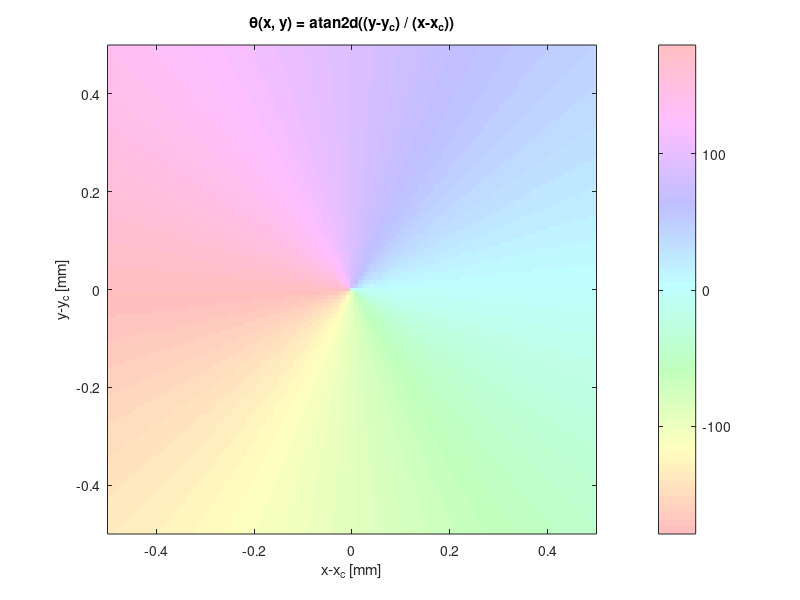
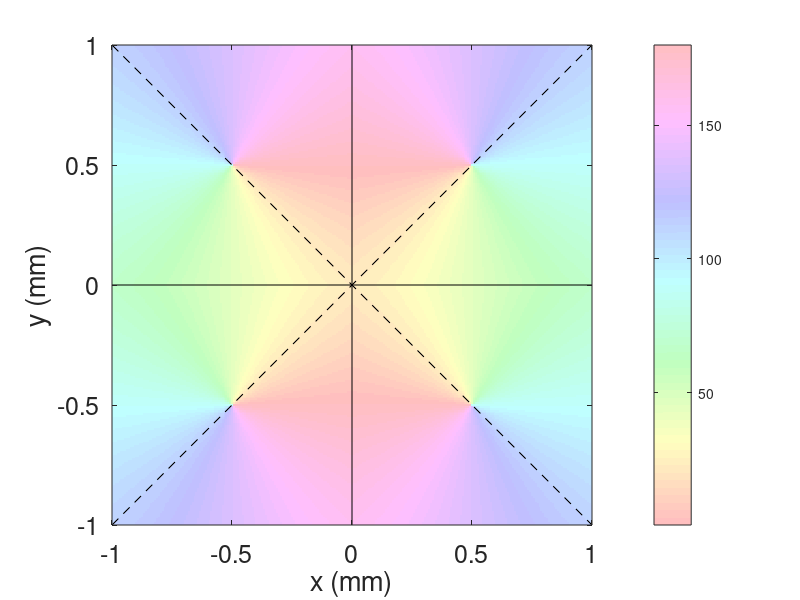

Recreate these plots in MATLAB, in order. (Note: this script raises an error after producing the figures.)
% Xiaochen 30/11/2017
% Marilia 18/01/2018

N=129; %number of points
% N=257; 

%{
pinwheel location
--------------------------
          y axis
            ^
 --  -   |  |  |   +   --
            |
------------|-------------> x axix
            |
 --  +   |  |  |   -   --   

---------------------------
'-' sign stands for clockwise rotation
'+' sign stands for counter clockwise rotation

%}
%==========================================================================
% STEP 1: Compute the right-top pinwheel matrix
% Size of the fundamental domain 
X_rt=(0:1/(N-1):1);
Y_rt=(0:1/(N-1):1);

% Pinwheel centre
x_pw = 0.5; % mm
y_pw = 0.5; % mm


% Shift coordinates
Xc = X_rt - x_pw;
Yc = Y_rt - y_pw;

%%

% Grid of the domain
[X, Y] = meshgrid(Xc, Yc);

% theta
A_theta        = atan2d(Y, X);

xy_idx = ceil(N/2);
% A_rt(xy_idx, xy_idx) = -inf;

cMap=colormap('hsv');
cMap=rgb2hsv(cMap);
cMap(:,2)=0.25;
colorMap=hsv2rgb(cMap);
colormap(colorMap);

figure(1);
imagesc(Xc, Yc, A_theta); hold on;
title('\theta(x, y) = atan2d((y-y_c) / (x-x_c))')
colormap(colorMap);
axis equal
xlim([-0.5, 0.5])
ylim([-0.5, 0.5])

xlabel('x-x_c [mm]')
ylabel('y-y_c [mm]')
set(gca, 'YDir', 'normal');
colorbar()
%%

% Shift range to 0 - 180 
% phi = 1/2 * (theta + 180)
A_rt = 0.5*(atan2d(Y, X) + 180);

%% Make flipped and rotated copies

% To get the unit cell in the right direction we need to flip the
% fundamental domain
%     y|
%      |
%      |
% (0,0) ---->x
A_rt_flipped = flipud(A_rt);

tr = A_rt_flipped;
tl = fliplr(A_rt_flipped);
bl = rot90(rot90(A_rt_flipped));
br = flipud(A_rt_flipped);

%% Concatenate

tr = tr(1:end-1, 2:end);
tl = tl(1:end-1, :); % This one keeps the origin
% bl does not change
br = br(:, 2:end);
PMM = [tl tr; bl br]; 

% Length of primitive cell (4 unit cells)
X_pc = linspace(-1,1,size(PMM,1)); 
Y_pc = linspace(-1,1,size(PMM,1)); 
[XX, YY] = meshgrid(X_pc, Y_pc);

%% Pinwheel
fontS = 18;

figure
imagesc(X_pc, Y_pc, PMM); hold on;
colormap(colorMap);
axis equal
xlim([-1.0, 1.0])
ylim([-1.0, 1.0])
plot([-1.0, 1.0], [0, 0], 'k')
plot([0.0, 0.0], [-1.0, 1.0], 'k')
plot([-1.0, 1.0], [1.0, -1.0], 'k--')
plot([-1.0, 1.0], [-1.0, 1.0], 'k--')
ylabel('y (mm)', 'fontsize', fontS)
xlabel('x (mm)', 'fontsize', fontS)
set(gca, 'YDir', 'normal','fontSize', fontS);
c = colorbar();
c.Label.String = 'OP (degrees)';
c.Ticks = [0,45,90,135,180];

        
%% coordinates and angles of segments in unit cell added in pinwheel from above

XC = [-0.8, -0.5, -0.5, -0.25, -0.8, -0.70,  -0.3,  -0.2, -0.5,   0];
YC = [-0.5, -0.8, -0.2, -0.3, -0.7,  -0.25,  -0.7, -0.5,     0, -0.7];
TH = [  90,  135,   45,   15,  105,     65,  155,     0,    45, 170];

for kk=1:length(XC)
    % Lines at 90
    [xcoo, ycoo] = oriented_segment(XC(kk), YC(kk), -TH(kk), 0.05);
    line(xcoo, ycoo, 'color', 'k', 'linewidth', 2)
    line(xcoo, ycoo+2*abs(YC(kk)),  'color', 'k', 'linewidth', 2)
    line(xcoo+2*abs(XC(kk)), ycoo,  'color', 'k', 'linewidth', 2)
    line(xcoo+2*abs(XC(kk)), ycoo+2*abs(YC(kk)),  'color', 'k', 'linewidth', 2)
end


%% Pinwheel rotated

% Fixing the angles of segments and pinwheel.
% changing the position of the pinwheel to match the coordinates and angles 
% of segments.

%% 4 unit cells

% Pinwheel rotated
% 4 unit cells that considering bilaterality, it is actually 1 unit cell
% for left and right eye.
PM = [br bl; tr tl];
XPM = linspace(-1,1,size(PM,1));
YPM = linspace(-1,1,size(PM,1));
[XXPM, YYPM] = meshgrid(XPM,YPM);

%% 16 unit cells

% Pinwheel rotated
% 16 unit cells ~= 4 unit cells
PM2 = [PM PM; PM PM];
XPM2 = linspace(-2,2,size(PM2,1));
YPM2 = linspace(-2,2,size(PM2,1));
[XXPM2, YYPM2] = meshgrid(XPM2,YPM2);

%% 144 (12 x 12) unit cells (3*PM2)

% Pinwheel rotated
% 144 (12 x 12) unit cells (3*PM2)

% Length of primitive cell (144 unit cells)
PM12 = [PM2 PM2 PM2; PM2 PM2 PM2; PM2 PM2 PM2]; % concatenate
XPM12 = linspace(-6,6,size(PM12,1)); 
YPM12 = linspace(-6,6,size(PM12,1)); 
[XXPM12, YYPM12] = meshgrid(XPM12, YPM12);

% Pinwheel
figure
imagesc(XPM12, YPM12, PM12); hold on;
colormap(colorMap);
axis equal
xlim([-6.0, 6.0])
ylim([-6.0, 6.0])
plot([-6.0, 6.0], [0, 0], 'Color',[0 0 0]+0.6)
plot([-6.0, 6.0], [-1, -1], 'Color',[0 0 0]+0.6)
plot([-6.0, 6.0], [1, 1], 'Color',[0 0 0]+0.6)
plot([-6.0, 6.0], [-2, -2], 'Color',[0 0 0]+0.6)
plot([-6.0, 6.0], [2, 2], 'Color',[0 0 0]+0.6)
plot([-6.0, 6.0], [-3, -3], 'Color',[0 0 0]+0.6)
plot([-6.0, 6.0], [3, 3], 'Color',[0 0 0]+0.6)
plot([-6.0, 6.0], [-4, -4], 'Color',[0 0 0]+0.6)
plot([-6.0, 6.0], [4, 4], 'Color',[0 0 0]+0.6)
plot([-6.0, 6.0], [-5, -5], 'Color',[0 0 0]+0.6)
plot([-6.0, 6.0], [5, 5], 'Color',[0 0 0]+0.6)
plot([0.0, 0.0], [-6.0, 6.0], 'Color',[0 0 0]+0.6)
plot([-1.0, -1.0], [-6.0, 6.0], 'Color',[0 0 0]+0.6)
plot([1.0, 1.0], [-6.0, 6.0], 'Color',[0 0 0]+0.6)
plot([-2.0, -2.0], [-6.0, 6.0], 'Color',[0 0 0]+0.6)
plot([2.0, 2.0], [-6.0, 6.0], 'Color',[0 0 0]+0.6)
plot([-3.0, -3.0], [-6.0, 6.0], 'Color',[0 0 0]+0.6)
plot([3.0, 3.0], [-6.0, 6.0], 'Color',[0 0 0]+0.6)
plot([-4.0, -4.0], [-6.0, 6.0], 'Color',[0 0 0]+0.6)
plot([4.0, 4.0], [-6.0, 6.0], 'Color',[0 0 0]+0.6)
plot([-5.0, -5.0], [-6.0, 6.0], 'Color',[0 0 0]+0.6)
plot([5.0, 5.0], [-6.0, 6.0], 'Color',[0 0 0]+0.6)
plot([-6.0, 6.0], [-6.0, 6.0], '--', 'Color',[0 0 0]+0.6)
plot([-6.0, 6.0], [6.0, -6.0], '--', 'Color',[0 0 0]+0.6)
plot([-4.0, -6.0], [6.0, 4.0], '--', 'Color',[0 0 0]+0.6)
plot([-2.0, -6.0], [6.0, 2.0], '--', 'Color',[0 0 0]+0.6)
plot([0.0, -6.0], [6.0, 0.0], '--', 'Color',[0 0 0]+0.6)
plot([2.0, -6.0], [6.0, -2.0], '--', 'Color',[0 0 0]+0.6)
plot([4.0, -6.0], [6.0, -4.0], '--', 'Color',[0 0 0]+0.6)
plot([-4.0, 6.0], [-6.0, 4.0], '--', 'Color',[0 0 0]+0.6)
plot([-2.0, 6.0], [-6.0, 2.0], '--', 'Color',[0 0 0]+0.6)
plot([0.0, 6.0], [-6.0, 0.0], '--', 'Color',[0 0 0]+0.6)
plot([2.0, 6.0], [-6.0, -2.0], '--', 'Color',[0 0 0]+0.6)
plot([4.0, 6.0], [-6.0, -4.0], '--', 'Color',[0 0 0]+0.6)
plot([-4.0, -6.0], [-6.0, -4.0], '--', 'Color',[0 0 0]+0.6)
plot([-2.0, -6.0], [-6.0, -2.0], '--', 'Color',[0 0 0]+0.6)
plot([0.0, -6.0], [-6.0, 0.0], '--', 'Color',[0 0 0]+0.6)
plot([2.0, -6.0], [-6.0, 2.0], '--', 'Color',[0 0 0]+0.6)
plot([4.0, -6.0], [-6.0, 4.0], '--', 'Color',[0 0 0]+0.6)
plot([-4.0, 6.0], [6.0, -4.0], '--', 'Color',[0 0 0]+0.6)
plot([-2.0, 6.0], [6.0, -2.0], '--', 'Color',[0 0 0]+0.6)
plot([0.0, 6.0], [6.0, 0.0], '--', 'Color',[0 0 0]+0.6)
plot([2.0, 6.0], [6.0, 2.0], '--', 'Color',[0 0 0]+0.6)
plot([4.0, 6.0], [6.0, 4.0], '--', 'Color',[0 0 0]+0.6)
% ylabel('y (mm)','fontSize', fontS)
% xlabel('x (mm)','fontSize', fontS)
set(gca, 'YDir', 'normal','fontSize', fontS)
set(gca, 'fontSize', fontS, 'XTick', [-5 0 5], ...
            'YTick', [-5 0 5]);
        xlabel('x (mm)', 'fontsize', fontS)
        ylabel('y (mm)', 'fontsize', fontS)
c = colorbar();
c.Label.String = 'OP (degrees)';
c.Ticks = [0,45,90,135,180];

% coordinates and angles of segments in unit cell added in pinwheel from above
% fix position of angles
XC = [-0.8, -0.5, -0.5, -0.25, -0.8, -0.70,  -0.3,  -0.2, -0.5,   0];
YC = [-0.5, -0.8, -0.2, -0.3, -0.7,  -0.25,  -0.7, -0.5,     0, -0.7];
TH = [  90,  135,   45,   15,  105,     65,  155,     0,    45, 170];

for kk=1:length(XC)
    % Lines at 90
    [xcoo, ycoo] = oriented_segment(XC(kk), YC(kk), -TH(kk), 0.05);
    line(xcoo+8, ycoo+8, 'color', 'k', 'linewidth', 2)
    line(xcoo+8, ycoo+8+2*abs(YC(kk)),  'color', 'r', 'linewidth', 2)
    line(xcoo+8+2*abs(XC(kk)), ycoo+8,  'color', 'b', 'linewidth', 2)
    line(xcoo+8+2*abs(XC(kk)), ycoo+8+2*abs(YC(kk)),  'color', 'm', 'linewidth', 2)
end

% Pearl stimulation

% 0º
A=0;
xp=XC(8);
yp=YC(8);
s_x=(8);
s_y=1;
a=2;
[z0]=pearl(XXPM12,YYPM12,A,xp,yp,s_x,s_y,a);
contour(XXPM12,YYPM12,z0,'k')

% % 45º
% A=45;
% xp=XC(3);
% yp=YC(3);
% s_x=(8);
% s_y=(1);
% a=2;
% [z45]=pearl(XXPM12,YYPM12,A,xp,yp,s_x,s_y,a);
% contour(XXPM12,YYPM12,z45,'k')

%%
% Neural activity

fontS = 18;

A=0;
xp=XC(8);
yp=YC(8);
s_x=(8);
s_y=(1);
a=2;
[z0]=pearl(XXPM12,YYPM12,A,xp,yp,s_x,s_y,a);
figure,
%imagesc(XPM12,YPM12,z0)
contour(XXPM12,YYPM12,z0)
set(gca, 'fontSize', fontS, 'XTick', [-5 0 5], ...
            'YTick', [-5 0 5]);
        xlabel('x (mm)', 'fontsize', fontS)
        ylabel('y (mm)', 'fontsize', fontS)
colormap(jet)
%colormap(1-gray)
%colorbar('Ticks',[0.5])
colorbar

A=45;
xp=XC(3);
yp=YC(3);
s_x=(8);
s_y=(1);
a=2;
[z0]=pearl(XXPM12,YYPM12,A,xp,yp,s_x,s_y,a);
figure,
%imagesc(XPM12,YPM12,z0)
contour(XXPM12,YYPM12,z0)
set(gca, 'fontSize', fontS, 'XTick', [-5 0 5], ...
            'YTick', [-5 0 5],'ydir', 'normal');
        xlabel('x (mm)', 'fontsize', fontS)
        ylabel('y (mm)', 'fontsize', fontS)
colormap(jet)
%colormap(gray)
%colorbar('Ticks',[0.5])
colorbar

%%
% Pinwheel + neural activity

fontS1 = 14;
figure,
ax1 = axes;
imagesc(ax1,XPM12,YPM12,PM12);
view(2)
ax2 = axes;
% A=45;
% xp=XC(3);
% yp=YC(3);
A=0;
xp=XC(8);
yp=YC(8);
s_x=(8);
s_y=(1);
a=2;
[z0]=pearl(XXPM12,YYPM12,A,xp,yp,s_x,s_y,a);
contour(ax2,XPM12,YPM12,z0)
%%Link them together
linkaxes([ax1,ax2])
%%Hide the top axes
ax2.Visible = 'off';
ax2.XTick = [];
ax2.YTick = [];
%%Give each one its own colormap
colormap(ax1,colorMap)
colormap(ax2,'jet')
%%Then add colorbars and get everything lined up
set([ax1,ax2], 'fontSize', fontS1, 'XTick', [-5 0 5], ...
            'YTick', [-5 0 5],'YDir', 'normal');
xlabel(ax1,'x (mm)', 'fontsize', fontS1)
ylabel(ax1,'y (mm)', 'fontsize', fontS1)
set([ax1,ax2],'Position',[.20 .15 .63 .75]);
cb1 = colorbar(ax1,'Position',[.85 .15 .035 .75],'Ticks',[0,45,90,135,180]);
cb2 = colorbar(ax2,'Position',[.06 .15 .035 .75],'Ticks',[0.2,0.4,0.6,0.8]);
cb1.Label.String = 'OP (degrees)';
